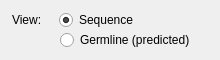
         <widget class="QFrame" name="frame">
          <property name="minimumSize">
           <size>
            <width>220</width>
            <height>60</height>
           </size>
          </property>
          <property name="maximumSize">
           <size>
            <width>220</width>
            <height>16777215</height>
           </size>
          </property>
          <property name="frameShape">
           <enum>QFrame::NoFrame</enum>
          </property>
          <property name="frameShadow">
           <enum>QFrame::Raised</enum>
          </property>
          <widget class="QLabel" name="label">
           <property name="geometry">
            <rect>
             <x>12</x>
             <y>12</y>
             <width>34</width>
             <height>16</height>
            </rect>
           </property>
           <property name="maximumSize">
            <size>
             <width>45</width>
             <height>16777215</height>
            </size>
           </property>
           <property name="text">
            <string>View:</string>
           </property>
          </widget>
          <widget class="QRadioButton" name="radioButtonSeqView">
           <property name="geometry">
            <rect>
             <x>59</x>
             <y>10</y>
             <width>85</width>
             <height>20</height>
            </rect>
           </property>
           <property name="text">
            <string>Sequence</string>
           </property>
           <property name="checked">
            <bool>true</bool>
           </property>
          </widget>
          <widget class="QRadioButton" name="radioButtonGermView">
           <property name="geometry">
            <rect>
             <x>60</x>
             <y>30</y>
             <width>154</width>
             <height>20</height>
            </rect>
           </property>
           <property name="text">
            <string>Germline (predicted)</string>
           </property>
          </widget>
         </widget>
